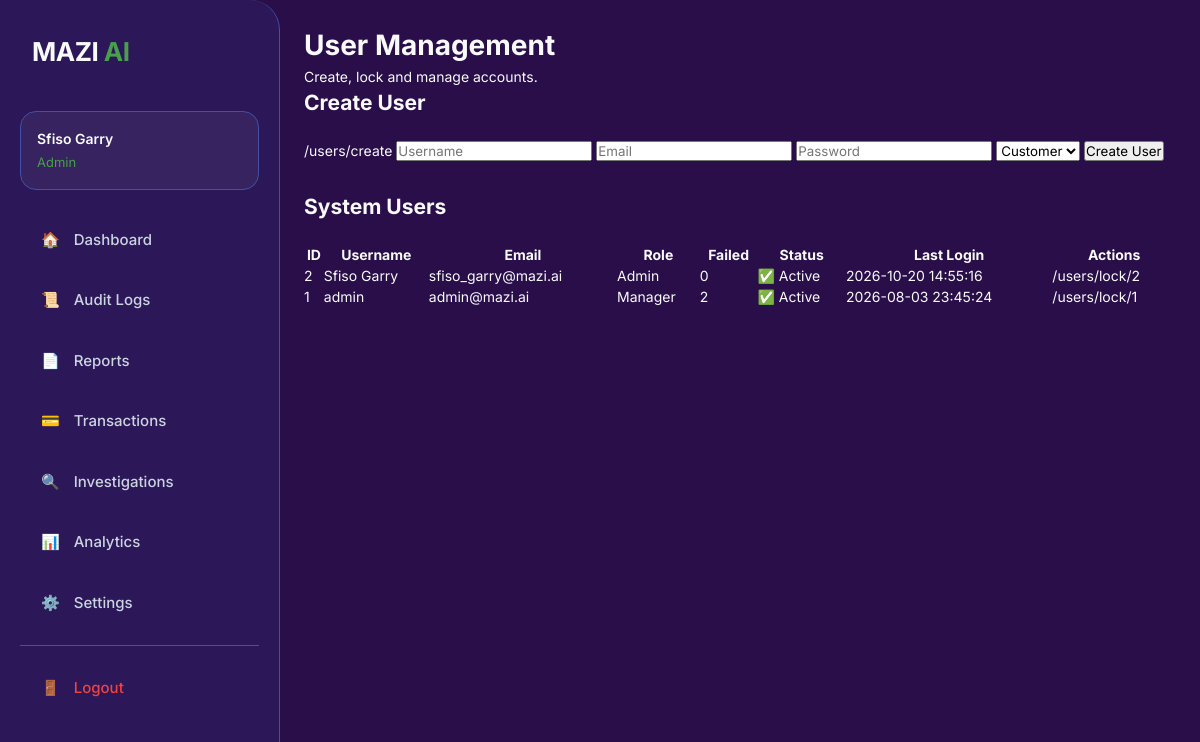
Screenshot of /users/ (signed in) with the database file from the repository.
### tables this page shows
CREATE TABLE users (

        id INTEGER PRIMARY KEY AUTOINCREMENT,

        username TEXT UNIQUE NOT NULL,

        email TEXT UNIQUE NOT NULL,

        password_hash TEXT NOT NULL,

        role TEXT NOT NULL DEFAULT 'Customer',

        failed_attempts INTEGER DEFAULT 0,

        account_locked INTEGER DEFAULT 0,

        last_login DATETIME,

        created_at DATETIME DEFAULT CURRENT_TIMESTAMP

         );

### routes/users.py (the view)
@users_bp.route("/")
@login_required
@role_required("Admin")
def users():
    conn = get_db_connection()
    cursor = conn.cursor()
    cursor.execute("""
        SELECT
            id,
            username,
            email,
            role,
            failed_attempts,
            account_locked,
            last_login,
            created_at
        FROM users
        ORDER BY created_at DESC
    """)
    users_list = cursor.fetchall()
    cursor.close()
    conn.close()
    return render_template(
        "users.html",
        users=users_list
    )

### database/connection.py (called while the page is built)
def get_db_connection():
    conn = sqlite3.connect(DATABASE)
    conn.row_factory = sqlite3.Row
    return conn

### services/security.py (called while the page is built, shortened)
def login_required(func):
    @wraps(func)
    def wrapper(*args, **kwargs):
        return func(*args, **kwargs)
    return wrapper

def role_required(*roles):
    def decorator(func):
        @wraps(func)
        def wrapper(*args, **kwargs):
            user_role = session.get("role")
            return func(*args, **kwargs)
        return wrapper
    return decorator

### templates/users.html (shortened to what this page needs)
{% extends "base.html" %}
{% block content %}
<div class="page-header">
    <h1>User Management</h1>
    <p>Create, lock and manage accounts.</p>
</div>
<div class="table-container" style="margin-bottom:30px;">
    <h2>Create User</h2>
    <br>
    {{ url_for('users.create_user') }}
        <input
            type="text"
            name="username"
            placeholder="Username"
            required
        >
        <input
            type="email"
            name="email"
            placeholder="Email"
            required
        >
        <input
            type="password"
            name="password"
            placeholder="Password"
            required
        >
        <select name="role">
            <option value="Customer">
                Customer
            </option>
        </select>
        <button type="submit">
            Create User
        </button>
</div>
<div class="table-container">
    <h2>System Users</h2>
    <br>
    <table
        style="
        width:100%;
        border-collapse:collapse;
        "
    >
        <thead>
        <tr>
            <th>ID</th>
            <th>Username</th>
            <th>Email</th>
            <th>Role</th>
            <th>Failed</th>
            <th>Status</th>
            <th>Last Login</th>
            <th>Actions</th>
        </tr>
        </thead>
        <tbody>
        {% for user in users %}
        <tr>
            <td>{{ user.id }}</td>
            <td>{{ user.username }}</td>
            <td>{{ user.email }}</td>
            <td>{{ user.role }}</td>
            <td>{{ user.failed_attempts }}</td>
            <td>
                {% if user.account_locked %}
                    🔒 Locked
                {% else %}
                    ✅ Active
                {% endif %}
            </td>
            <td>
                {{ user.last_login or 'Never' }}
            </td>
            <td>
                {% if user.account_locked %}
                ">
                    Unlock
                </a>
                {% else %}
                {{ url_for('users.lock_user',
                        user_id=user.id) }}
                {% endif %}
            </td>
        </tr>
        {% endfor %}
        </tbody>
    </table>
</div>
{% endblock %}

### templates/base.html (shortened to what this page needs)
<!DOCTYPE html>
<html lang="en">
<head>
    <link rel="stylesheet" href="{{ url_for('static', filename='css/style.css') }}">
</head>
<body>
<div class="layout">
    <aside class="sidebar">
        <div class="sidebar-logo">
            MAZI <span>AI</span>
        </div>
        {% if session.get('user_id') %}
        <div class="user-panel">
            <div class="user-name">
                {{ session.get('username', 'User') }}
            </div>
            <div class="user-role">
                {{ session.get('role', 'Customer') }}
            </div>
        </div>
        {% endif %}
        <nav>
            <a href="{{ url_for('dashboard.dashboard') }}"
                class="nav-link {% if request.endpoint == 'dashboard.dashboard' %}active{% endif %}"
            >
                <span>🏠</span>
                Dashboard
            </a>
            {% if session.get('role') == 'Admin' %}
            <a href="{{ url_for('audit_logs.audit_logs') }}" class="nav-link {% if request.endpoint == 'audit_logs.audit_logs' %}active{% endif %}">
                <span>📜</span>
                Audit Logs
            </a>
            <a href="{{ url_for('reports.reports') }}" class="nav-link {% if request.endpoint == 'reports.reports' %}active{% endif %}">
                <span>📄</span>
                Reports
            </a>
            <a href="{{ url_for('transactions.transactions_list') }}" class="nav-link {% if request.endpoint == 'transactions.transactions_list' %}active{% endif %}">
                <span>💳</span>
                Transactions
            </a>
            <a href="{{ url_for('investigations.investigations') }}" class="nav-link {% if request.endpoint == 'investigations.investigations' %}active{% endif %}">
                <span>🔍</span>
                Investigations
            </a>
            <a href="{{ url_for('analytics.analytics') }}" class="nav-link {% if request.endpoint == 'analytics.analytics' %}active{% endif %}">
                <span>📊</span>
                Analytics
            </a>
            <a href="{{ url_for('settings.settings') }}" class="nav-link {% if request.endpoint == 'settings.settings' %}active{% endif %}">
                <span>⚙️</span>
                Settings
            </a>
            {% else %}
            <a href="{{ url_for('transactions.transactions_list') }}" class="nav-link {% if request.endpoint == 'transactions.transactions_list' %}active{% endif %}">
                <span>💳</span>
                My Transactions
            </a>
            {% endif %}
            <div class="nav-divider"></div>
            <a href="{{ url_for('auth.logout') }}" class="nav-link sign-out">
                <span>🚪</span>
                Logout
            </a>
        </nav>
    </aside>
    <main class="main-content">
        {% block content %}{% endblock %}
    </main>
</div>
</body>
</html>

### static/css/style.css (style rules this page uses)
:root { --bg-base: #290E4A; --bg-surface: rgba(66, 80, 166, 0.15); --bg-border: #4250A6; --accent-blue: #4250A6; --accent-green: #47A04A; --accent-red: #ef4444; --accent-orange: #f59e0b; --text-primary: #f8fafc; --text-secondary: #cbd5e1; --sidebar-width: 280px; }
* { margin: 0; padding: 0; box-sizing: border-box; }
html { scroll-behavior: smooth; }
body { background-color: var(--bg-base); color: var(--text-primary); font-family: 'Inter', -apple-system, BlinkMacSystemFont, sans-serif; font-size: 14px; line-height: 1.5; min-height: 100vh; overflow-x: hidden; }
.layout { display: flex; min-height: 100vh; }
.sidebar { width: var(--sidebar-width); background-color: var(--bg-surface); border-right: 1px solid var(--bg-border); display: flex; flex-direction: column; padding: 32px 20px; border-top-right-radius: 30px; border-bottom-right-radius: 30px; margin-right: 20px; position: fixed; left: 0; top: 0; bottom: 0; z-index: 100; transition: all 0.3s ease; }
.sidebar-logo { font-size: 26px; font-weight: 700; margin-bottom: 40px; padding-left: 12px; letter-spacing: -0.5px; }
.sidebar-logo span { color: var(--accent-green); }
.nav-link { display: flex; align-items: center; gap: 14px; padding: 14px 20px; color: var(--text-secondary); text-decoration: none; border-radius: 30px; margin-bottom: 8px; font-weight: 500; font-size: 15px; transition: all 0.3s ease; border: 1px solid transparent; }
.nav-divider { height: 1px; background-color: var(--bg-border); margin: 16px 20px; }
.nav-link.sign-out { color: var(--accent-red); }
.main-content { flex: 1; margin-left: var(--sidebar-width); padding: 24px; width: calc(100% - var(--sidebar-width)); }

### templates/base.html (style rules this page uses)
:root { --bg-base: #290E4A; --bg-surface: rgba(66, 80, 166, 0.15); --bg-border: #4250A6; --accent-blue: #4250A6; --accent-green: #47A04A; --accent-red: #ef4444; --accent-orange: #f59e0b; --text-primary: #f8fafc; --text-secondary: #cbd5e1; --sidebar-width: 280px; }
* { margin: 0; padding: 0; box-sizing: border-box; font-family: 'Inter', sans-serif; }
body { background-color: var(--bg-base); color: var(--text-primary); display: flex; min-height: 100vh; overflow-x: hidden; }
.layout { display: flex; width: 100%; }
.sidebar { width: var(--sidebar-width); background-color: var(--bg-surface); border-right: 1px solid var(--bg-border); display: flex; flex-direction: column; padding: 32px 20px; border-top-right-radius: 30px; border-bottom-right-radius: 30px; margin-right: 20px; }
.sidebar-logo { font-size: 26px; font-weight: 700; margin-bottom: 40px; padding-left: 12px; }
.sidebar-logo span { color: var(--accent-green); }
.user-panel { margin-bottom: 24px; padding: 16px; border-radius: 16px; background: rgba(255,255,255,0.05); border: 1px solid var(--bg-border); }
.user-name { font-weight: 600; margin-bottom: 4px; }
.user-role { color: var(--accent-green); font-size: 13px; }
.nav-link { display: flex; align-items: center; gap: 14px; padding: 14px 20px; color: var(--text-secondary); text-decoration: none; border-radius: 30px; margin-bottom: 8px; font-weight: 500; transition: all 0.3s ease; }
.nav-divider { height: 1px; background: var(--bg-border); margin: 16px 0; }
.sign-out { color: var(--accent-red); }
.main-content { flex: 1; padding: 24px; }

### rows the page displays
users: get "Sfiso Garry", id "2", username "Sfiso Garry", email "sfiso_garry@mazi.ai", role "Admin", failed_attempts "0", account_locked "✅ Active", last_login "2026-10-20 14:55:16", id "/users/lock/2"
users: id "1", username "admin", email "admin@mazi.ai", role "Manager", failed_attempts "2", account_locked "✅ Active", last_login "2026-08-03 23:45:24", id "/users/lock/1"

### other values shown
{{ session.get('role', 'Customer') }} "Admin"
{{ url_for('users.create_user') }} "/users/create"
